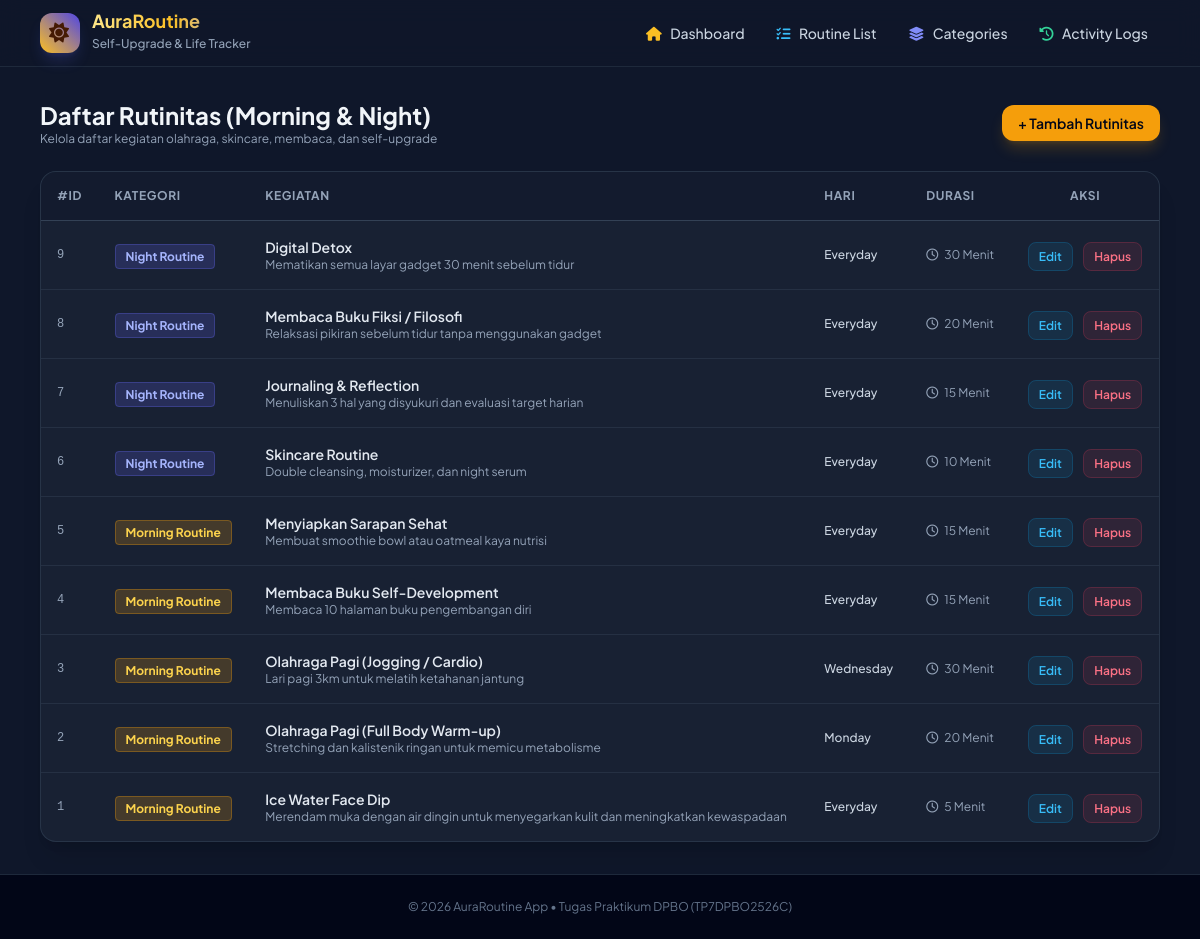
The app's page /routines.php with its own data.
### tables this page shows
CREATE TABLE IF NOT EXISTS `routines` (
    `id` INT AUTO_INCREMENT PRIMARY KEY,
    `category_id` INT NOT NULL,
    `title` VARCHAR(100) NOT NULL,
    `description` TEXT,
    `day_of_week` ENUM('Everyday', 'Monday', 'Tuesday', 'Wednesday', 'Thursday', 'Friday', 'Saturday', 'Sunday') DEFAULT 'Everyday',
    `target_duration_minutes` INT DEFAULT 15,
    FOREIGN KEY (`category_id`) REFERENCES `categories`(`id`) ON DELETE CASCADE
);

CREATE TABLE IF NOT EXISTS `categories` (
    `id` INT AUTO_INCREMENT PRIMARY KEY,
    `name` VARCHAR(50) NOT NULL,
    `description` TEXT,
    `theme_color` VARCHAR(20) DEFAULT 'amber'
);

### classes/Routine.php (called while the page is built, shortened)
<?php
class Routine {
    private $conn;
    private $table_name = "routines";
    public function __construct($db) {
        $this->conn = $db;
    }
    public function readAll() {
        $query = "SELECT r.*, c.name as category_name, c.theme_color
                  FROM " . $this->table_name . " r
                  JOIN categories c ON r.category_id = c.id
                  ORDER BY r.id DESC";
        $stmt = $this->conn->prepare($query);
        $stmt->execute();
        return $stmt->get_result();
    }
}
?>

### routines.php (the view, shortened to what this page needs)
<?php
require_once 'classes/Routine.php';
$database = new Database();
$db = $database->getConnection();
$routine = new Routine($db);
include 'views/header.php';
?>
<div class="flex justify-between items-center mb-6">
    <div>
        <h2 class="text-2xl font-bold text-slate-100">Daftar Rutinitas (Morning & Night)</h2>
        <p class="text-xs text-slate-400">Kelola daftar kegiatan olahraga, skincare, membaca, dan self-upgrade</p>
    </div>
    <a href="routines.php?action=add" class="bg-amber-500 hover:bg-amber-600 text-slate-950 font-semibold px-4 py-2 rounded-xl text-sm transition shadow-lg shadow-amber-500/20">+ Tambah Rutinitas</a>
</div>
<div class="bg-slate-800/60 border border-slate-700/60 rounded-2xl overflow-hidden shadow-xl">
    <div class="overflow-x-auto">
        <table class="w-full text-left border-collapse">
            <thead>
                <tr class="border-b border-slate-700 bg-slate-900/50 text-xs font-semibold text-slate-400 uppercase tracking-wider">
                    <th class="p-4">#ID</th>
                    <th class="p-4">Kategori</th>
                    <th class="p-4">Kegiatan</th>
                    <th class="p-4">Hari</th>
                    <th class="p-4">Durasi</th>
                    <th class="p-4 text-center">Aksi</th>
                </tr>
            </thead>
            <tbody class="divide-y divide-slate-700/50 text-sm">
                <?php $result = $routine->readAll(); while ($row = $result->fetch_assoc()): ?>
                <tr class="hover:bg-slate-700/20 transition">
                    <td class="p-4 font-mono text-xs text-slate-400"><?= $row['id']; ?></td>
                    <td class="p-4"><span class="px-2.5 py-1 rounded text-xs font-bold bg-<?= $row['theme_color']; ?>-500/20 text-<?= $row['theme_color']; ?>-300 border border-<?= $row['theme_color']; ?>-500/30"><?= $row['category_name']; ?></span></td>
                    <td class="p-4">
                        <div class="font-semibold text-slate-200"><?= htmlspecialchars($row['title']); ?></div>
                        <div class="text-xs text-slate-400"><?= htmlspecialchars($row['description']); ?></div>
                    </td>
                    <td class="p-4 text-xs font-medium text-slate-300"><?= $row['day_of_week']; ?></td>
                    <td class="p-4 text-xs text-slate-400"><i class="fa-regular fa-clock mr-1"></i> <?= $row['target_duration_minutes']; ?> Menit</td>
                    <td class="p-4 text-center space-x-2">
                        <a href="routines.php?action=edit&id=<?= $row['id']; ?>" class="text-sky-400 hover:text-sky-300 text-xs font-semibold px-2.5 py-1.5 rounded-lg bg-sky-500/10 border border-sky-500/20">Edit</a>
                        <a href="routines.php?delete=<?= $row['id']; ?>" onclick="return confirm('Yakin ingin menghapus rutinitas ini?')" class="text-rose-400 hover:text-rose-300 text-xs font-semibold px-2.5 py-1.5 rounded-lg bg-rose-500/10 border border-rose-500/20">Hapus</a>
                    </td>
                </tr>
                <?php endwhile; ?>
            </tbody>
        </table>
    </div>
</div>
<?php include 'views/footer.php'; ?>

### views/header.php (style rules this page uses)
body { font-family: 'Plus Jakarta Sans', sans-serif; }

### records on screen
routines: id "9", category.name "Night Routine", title "Digital Detox", description "Mematikan semua layar gadget 30 menit sebelum tidur", day_of_week "Everyday", target_duration_minutes "30"
routines: id "8", category.name "Night Routine", title "Membaca Buku Fiksi / Filosofi", description "Relaksasi pikiran sebelum tidur tanpa menggunakan gadget", day_of_week "Everyday", target_duration_minutes "20"
routines: id "7", category.name "Night Routine", title "Journaling & Reflection", description "Menuliskan 3 hal yang disyukuri dan evaluasi target harian", day_of_week "Everyday", target_duration_minutes "15"
routines: id "6", category.name "Night Routine", title "Skincare Routine", description "Double cleansing, moisturizer, dan night serum", day_of_week "Everyday", target_duration_minutes "10"
routines: id "5", category.name "Morning Routine", title "Menyiapkan Sarapan Sehat", description "Membuat smoothie bowl atau oatmeal kaya nutrisi", day_of_week "Everyday", target_duration_minutes "15"
routines: id "4", category.name "Morning Routine", title "Membaca Buku Self-Development", description "Membaca 10 halaman buku pengembangan diri", day_of_week "Everyday", target_duration_minutes "15"
routines: id "3", category.name "Morning Routine", title "Olahraga Pagi (Jogging / Cardio)", description "Lari pagi 3km untuk melatih ketahanan jantung", day_of_week "Wednesday", target_duration_minutes "30"
routines: id "2", category.name "Morning Routine", title "Olahraga Pagi (Full Body Warm-up)", description "Stretching dan kalistenik ringan untuk memicu metabolisme", day_of_week "Monday", target_duration_minutes "20"
routines: id "1", category.name "Morning Routine", title "Ice Water Face Dip", description "Merendam muka dengan air dingin untuk menyegarkan kulit dan meningkatkan kewaspadaan", day_of_week "Everyday", target_duration_minutes "5"
